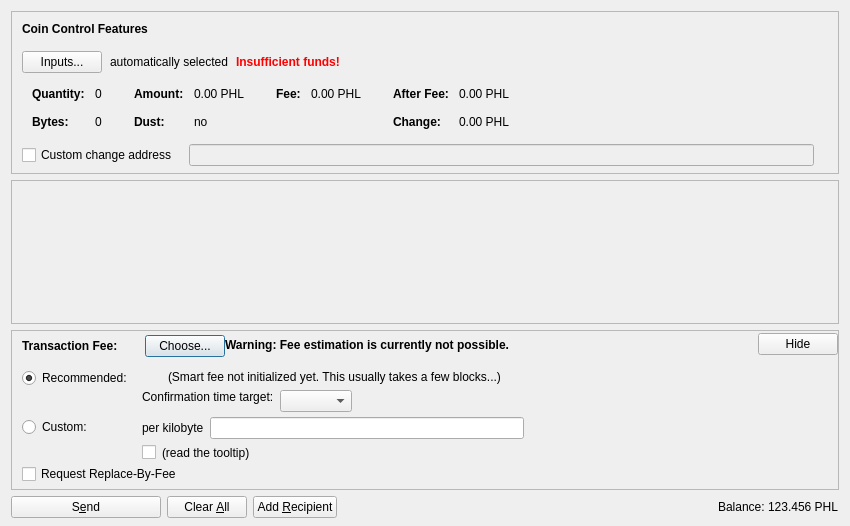
<?xml version="1.0" encoding="UTF-8"?>
<ui version="4.0">
 <class>SendCoinsDialog</class>
 <widget class="QDialog" name="SendCoinsDialog">
  <property name="geometry">
   <rect>
    <x>0</x>
    <y>0</y>
    <width>850</width>
    <height>526</height>
   </rect>
  </property>
  <property name="windowTitle">
   <string>Send Coins</string>
  </property>
  <layout class="QVBoxLayout" name="verticalLayout" stretch="0,1,0,0">
   <property name="bottomMargin">
    <number>8</number>
   </property>
   <item>
    <widget class="QFrame" name="frameCoinControl">
     <property name="sizePolicy">
      <sizepolicy hsizetype="Expanding" vsizetype="Expanding">
       <horstretch>0</horstretch>
       <verstretch>0</verstretch>
      </sizepolicy>
     </property>
     <property name="maximumSize">
      <size>
       <width>16777215</width>
       <height>16777215</height>
      </size>
     </property>
     <property name="frameShape">
      <enum>QFrame::StyledPanel</enum>
     </property>
     <property name="frameShadow">
      <enum>QFrame::Sunken</enum>
     </property>
     <layout class="QVBoxLayout" name="verticalLayoutCoinControl2">
      <property name="spacing">
       <number>0</number>
      </property>
      <property name="leftMargin">
       <number>0</number>
      </property>
      <property name="topMargin">
       <number>0</number>
      </property>
      <property name="rightMargin">
       <number>0</number>
      </property>
      <property name="bottomMargin">
       <number>6</number>
      </property>
      <item>
       <layout class="QVBoxLayout" name="verticalLayoutCoinControl" stretch="0,0,0,0,1">
        <property name="spacing">
         <number>0</number>
        </property>
        <property name="leftMargin">
         <number>10</number>
        </property>
        <property name="topMargin">
         <number>10</number>
        </property>
        <item>
         <layout class="QHBoxLayout" name="horizontalLayoutCoinControl1">
          <property name="bottomMargin">
           <number>15</number>
          </property>
          <item>
           <widget class="QLabel" name="labelCoinControlFeatures">
            <property name="sizePolicy">
             <sizepolicy hsizetype="Preferred" vsizetype="Maximum">
              <horstretch>0</horstretch>
              <verstretch>0</verstretch>
             </sizepolicy>
            </property>
            <property name="font">
             <font>
              <weight>75</weight>
              <bold>true</bold>
             </font>
            </property>
            <property name="styleSheet">
             <string notr="true">font-weight:bold;</string>
            </property>
            <property name="text">
             <string>Coin Control Features</string>
            </property>
           </widget>
          </item>
         </layout>
        </item>
        <item>
         <layout class="QHBoxLayout" name="horizontalLayoutCoinControl2" stretch="0,0,0,0">
          <property name="spacing">
           <number>8</number>
          </property>
          <property name="bottomMargin">
           <number>10</number>
          </property>
          <item>
           <widget class="QPushButton" name="pushButtonCoinControl">
            <property name="styleSheet">
             <string notr="true"/>
            </property>
            <property name="text">
             <string>Inputs...</string>
            </property>
            <property name="autoDefault">
             <bool>false</bool>
            </property>
           </widget>
          </item>
          <item>
           <widget class="QLabel" name="labelCoinControlAutomaticallySelected">
            <property name="text">
             <string>automatically selected</string>
            </property>
            <property name="margin">
             <number>5</number>
            </property>
           </widget>
          </item>
          <item>
           <widget class="QLabel" name="labelCoinControlInsuffFunds">
            <property name="font">
             <font>
              <weight>75</weight>
              <bold>true</bold>
             </font>
            </property>
            <property name="styleSheet">
             <string notr="true">color:red;font-weight:bold;</string>
            </property>
            <property name="text">
             <string>Insufficient funds!</string>
            </property>
            <property name="margin">
             <number>5</number>
            </property>
           </widget>
          </item>
          <item>
           <spacer name="horizontalSpacerCoinControl">
            <property name="orientation">
             <enum>Qt::Horizontal</enum>
            </property>
            <property name="sizeHint" stdset="0">
             <size>
              <width>40</width>
              <height>1</height>
             </size>
            </property>
           </spacer>
          </item>
         </layout>
        </item>
        <item>
         <widget class="QWidget" name="widgetCoinControl" native="true">
          <property name="sizePolicy">
           <sizepolicy hsizetype="Preferred" vsizetype="Preferred">
            <horstretch>0</horstretch>
            <verstretch>0</verstretch>
           </sizepolicy>
          </property>
          <property name="minimumSize">
           <size>
            <width>0</width>
            <height>0</height>
           </size>
          </property>
          <property name="styleSheet">
           <string notr="true"/>
          </property>
          <layout class="QHBoxLayout" name="horizontalLayoutCoinControl5">
           <property name="leftMargin">
            <number>0</number>
           </property>
           <property name="topMargin">
            <number>0</number>
           </property>
           <property name="rightMargin">
            <number>0</number>
           </property>
           <property name="bottomMargin">
            <number>0</number>
           </property>
           <item>
            <layout class="QHBoxLayout" name="horizontalLayoutCoinControl3" stretch="0,0,0,1">
             <property name="spacing">
              <number>20</number>
             </property>
             <property name="topMargin">
              <number>0</number>
             </property>
             <property name="bottomMargin">
              <number>10</number>
             </property>
             <item>
              <layout class="QFormLayout" name="formLayoutCoinControl1">
               <property name="horizontalSpacing">
                <number>10</number>
               </property>
               <property name="verticalSpacing">
                <number>14</number>
               </property>
               <property name="leftMargin">
                <number>10</number>
               </property>
               <property name="topMargin">
                <number>4</number>
               </property>
               <property name="rightMargin">
                <number>6</number>
               </property>
               <item row="0" column="0">
                <widget class="QLabel" name="labelCoinControlQuantityText">
                 <property name="font">
                  <font>
                   <weight>75</weight>
                   <bold>true</bold>
                  </font>
                 </property>
                 <property name="text">
                  <string>Quantity:</string>
                 </property>
                 <property name="margin">
                  <number>0</number>
                 </property>
                </widget>
               </item>
               <item row="0" column="1">
                <widget class="QLabel" name="labelCoinControlQuantity">
                 <property name="cursor">
                  <cursorShape>IBeamCursor</cursorShape>
                 </property>
                 <property name="contextMenuPolicy">
                  <enum>Qt::ActionsContextMenu</enum>
                 </property>
                 <property name="text">
                  <string notr="true">0</string>
                 </property>
                 <property name="margin">
                  <number>0</number>
                 </property>
                 <property name="textInteractionFlags">
                  <set>Qt::LinksAccessibleByMouse|Qt::TextSelectableByKeyboard|Qt::TextSelectableByMouse</set>
                 </property>
                </widget>
               </item>
               <item row="1" column="0">
                <widget class="QLabel" name="labelCoinControlBytesText">
                 <property name="font">
                  <font>
                   <weight>75</weight>
                   <bold>true</bold>
                  </font>
                 </property>
                 <property name="text">
                  <string>Bytes:</string>
                 </property>
                </widget>
               </item>
               <item row="1" column="1">
                <widget class="QLabel" name="labelCoinControlBytes">
                 <property name="cursor">
                  <cursorShape>IBeamCursor</cursorShape>
                 </property>
                 <property name="contextMenuPolicy">
                  <enum>Qt::ActionsContextMenu</enum>
                 </property>
                 <property name="text">
                  <string notr="true">0</string>
                 </property>
                 <property name="textInteractionFlags">
                  <set>Qt::LinksAccessibleByMouse|Qt::TextSelectableByKeyboard|Qt::TextSelectableByMouse</set>
                 </property>
                </widget>
               </item>
              </layout>
             </item>
             <item>
              <layout class="QFormLayout" name="formLayoutCoinControl2">
               <property name="horizontalSpacing">
                <number>10</number>
               </property>
               <property name="verticalSpacing">
                <number>14</number>
               </property>
               <property name="leftMargin">
                <number>6</number>
               </property>
               <property name="topMargin">
                <number>4</number>
               </property>
               <property name="rightMargin">
                <number>6</number>
               </property>
               <item row="0" column="0">
                <widget class="QLabel" name="labelCoinControlAmountText">
                 <property name="font">
                  <font>
                   <weight>75</weight>
                   <bold>true</bold>
                  </font>
                 </property>
                 <property name="text">
                  <string>Amount:</string>
                 </property>
                 <property name="margin">
                  <number>0</number>
                 </property>
                </widget>
               </item>
               <item row="0" column="1">
                <widget class="QLabel" name="labelCoinControlAmount">
                 <property name="cursor">
                  <cursorShape>IBeamCursor</cursorShape>
                 </property>
                 <property name="contextMenuPolicy">
                  <enum>Qt::ActionsContextMenu</enum>
                 </property>
                 <property name="text">
                  <string notr="true">0.00 PHL</string>
                 </property>
                 <property name="textInteractionFlags">
                  <set>Qt::LinksAccessibleByMouse|Qt::TextSelectableByKeyboard|Qt::TextSelectableByMouse</set>
                 </property>
                </widget>
               </item>
               <item row="1" column="0">
                <widget class="QLabel" name="labelCoinControlLowOutputText">
                 <property name="font">
                  <font>
                   <weight>75</weight>
                   <bold>true</bold>
                  </font>
                 </property>
                 <property name="text">
                  <string>Dust:</string>
                 </property>
                </widget>
               </item>
               <item row="1" column="1">
                <widget class="QLabel" name="labelCoinControlLowOutput">
                 <property name="cursor">
                  <cursorShape>IBeamCursor</cursorShape>
                 </property>
                 <property name="contextMenuPolicy">
                  <enum>Qt::ActionsContextMenu</enum>
                 </property>
                 <property name="text">
                  <string notr="true">no</string>
                 </property>
                 <property name="textInteractionFlags">
                  <set>Qt::LinksAccessibleByMouse|Qt::TextSelectableByKeyboard|Qt::TextSelectableByMouse</set>
                 </property>
                </widget>
               </item>
              </layout>
             </item>
             <item>
              <layout class="QFormLayout" name="formLayoutCoinControl3">
               <property name="horizontalSpacing">
                <number>10</number>
               </property>
               <property name="verticalSpacing">
                <number>14</number>
               </property>
               <property name="leftMargin">
                <number>6</number>
               </property>
               <property name="topMargin">
                <number>4</number>
               </property>
               <property name="rightMargin">
                <number>6</number>
               </property>
               <item row="0" column="0">
                <widget class="QLabel" name="labelCoinControlFeeText">
                 <property name="font">
                  <font>
                   <weight>75</weight>
                   <bold>true</bold>
                  </font>
                 </property>
                 <property name="text">
                  <string>Fee:</string>
                 </property>
                 <property name="margin">
                  <number>0</number>
                 </property>
                </widget>
               </item>
               <item row="0" column="1">
                <widget class="QLabel" name="labelCoinControlFee">
                 <property name="cursor">
                  <cursorShape>IBeamCursor</cursorShape>
                 </property>
                 <property name="contextMenuPolicy">
                  <enum>Qt::ActionsContextMenu</enum>
                 </property>
                 <property name="text">
                  <string notr="true">0.00 PHL</string>
                 </property>
                 <property name="textInteractionFlags">
                  <set>Qt::LinksAccessibleByMouse|Qt::TextSelectableByKeyboard|Qt::TextSelectableByMouse</set>
                 </property>
                </widget>
               </item>
              </layout>
             </item>
             <item>
              <layout class="QFormLayout" name="formLayoutCoinControl4">
               <property name="horizontalSpacing">
                <number>10</number>
               </property>
               <property name="verticalSpacing">
                <number>14</number>
               </property>
               <property name="leftMargin">
                <number>6</number>
               </property>
               <property name="topMargin">
                <number>4</number>
               </property>
               <property name="rightMargin">
                <number>6</number>
               </property>
               <item row="0" column="0">
                <widget class="QLabel" name="labelCoinControlAfterFeeText">
                 <property name="font">
                  <font>
                   <weight>75</weight>
                   <bold>true</bold>
                  </font>
                 </property>
                 <property name="text">
                  <string>After Fee:</string>
                 </property>
                 <property name="margin">
                  <number>0</number>
                 </property>
                </widget>
               </item>
               <item row="0" column="1">
                <widget class="QLabel" name="labelCoinControlAfterFee">
                 <property name="cursor">
                  <cursorShape>IBeamCursor</cursorShape>
                 </property>
                 <property name="contextMenuPolicy">
                  <enum>Qt::ActionsContextMenu</enum>
                 </property>
                 <property name="text">
                  <string notr="true">0.00 PHL</string>
                 </property>
                 <property name="textInteractionFlags">
                  <set>Qt::LinksAccessibleByMouse|Qt::TextSelectableByKeyboard|Qt::TextSelectableByMouse</set>
                 </property>
                </widget>
               </item>
               <item row="1" column="0">
                <widget class="QLabel" name="labelCoinControlChangeText">
                 <property name="font">
                  <font>
                   <weight>75</weight>
                   <bold>true</bold>
                  </font>
                 </property>
                 <property name="text">
                  <string>Change:</string>
                 </property>
                </widget>
               </item>
               <item row="1" column="1">
                <widget class="QLabel" name="labelCoinControlChange">
                 <property name="cursor">
                  <cursorShape>IBeamCursor</cursorShape>
                 </property>
                 <property name="contextMenuPolicy">
                  <enum>Qt::ActionsContextMenu</enum>
                 </property>
                 <property name="text">
                  <string notr="true">0.00 PHL</string>
                 </property>
                 <property name="textInteractionFlags">
                  <set>Qt::LinksAccessibleByMouse|Qt::TextSelectableByKeyboard|Qt::TextSelectableByMouse</set>
                 </property>
                </widget>
               </item>
              </layout>
             </item>
            </layout>
           </item>
          </layout>
         </widget>
        </item>
        <item>
         <layout class="QHBoxLayout" name="horizontalLayoutCoinControl4" stretch="0,0,0">
          <property name="spacing">
           <number>12</number>
          </property>
          <property name="sizeConstraint">
           <enum>QLayout::SetDefaultConstraint</enum>
          </property>
          <property name="topMargin">
           <number>5</number>
          </property>
          <property name="rightMargin">
           <number>5</number>
          </property>
          <item>
           <widget class="QCheckBox" name="checkBoxCoinControlChange">
            <property name="toolTip">
             <string>If this is activated, but the change address is empty or invalid, change will be sent to a newly generated address.</string>
            </property>
            <property name="text">
             <string>Custom change address</string>
            </property>
           </widget>
          </item>
          <item>
           <widget class="QValidatedLineEdit" name="lineEditCoinControlChange">
            <property name="enabled">
             <bool>false</bool>
            </property>
            <property name="sizePolicy">
             <sizepolicy hsizetype="Expanding" vsizetype="Fixed">
              <horstretch>0</horstretch>
              <verstretch>0</verstretch>
             </sizepolicy>
            </property>
           </widget>
          </item>
          <item>
           <widget class="QLabel" name="labelCoinControlChangeLabel">
            <property name="sizePolicy">
             <sizepolicy hsizetype="Preferred" vsizetype="Expanding">
              <horstretch>0</horstretch>
              <verstretch>0</verstretch>
             </sizepolicy>
            </property>
            <property name="minimumSize">
             <size>
              <width>0</width>
              <height>0</height>
             </size>
            </property>
            <property name="text">
             <string/>
            </property>
            <property name="margin">
             <number>3</number>
            </property>
           </widget>
          </item>
         </layout>
        </item>
        <item>
         <spacer name="verticalSpacerCoinControl">
          <property name="orientation">
           <enum>Qt::Vertical</enum>
          </property>
          <property name="sizeHint" stdset="0">
           <size>
            <width>800</width>
            <height>1</height>
           </size>
          </property>
         </spacer>
        </item>
       </layout>
      </item>
     </layout>
    </widget>
   </item>
   <item>
    <widget class="QScrollArea" name="scrollArea">
     <property name="widgetResizable">
      <bool>true</bool>
     </property>
     <widget class="QWidget" name="scrollAreaWidgetContents">
      <property name="geometry">
       <rect>
        <x>0</x>
        <y>0</y>
        <width>830</width>
        <height>104</height>
       </rect>
      </property>
      <layout class="QVBoxLayout" name="verticalLayout_2" stretch="0,1">
       <property name="leftMargin">
        <number>0</number>
       </property>
       <property name="topMargin">
        <number>0</number>
       </property>
       <property name="rightMargin">
        <number>0</number>
       </property>
       <property name="bottomMargin">
        <number>0</number>
       </property>
       <item>
        <layout class="QVBoxLayout" name="entries">
         <property name="spacing">
          <number>6</number>
         </property>
        </layout>
       </item>
       <item>
        <spacer name="verticalSpacer">
         <property name="orientation">
          <enum>Qt::Vertical</enum>
         </property>
         <property name="sizeHint" stdset="0">
          <size>
           <width>20</width>
           <height>40</height>
          </size>
         </property>
        </spacer>
       </item>
      </layout>
     </widget>
    </widget>
   </item>
   <item>
    <widget class="QFrame" name="frameFee">
     <property name="sizePolicy">
      <sizepolicy hsizetype="Expanding" vsizetype="Expanding">
       <horstretch>0</horstretch>
       <verstretch>0</verstretch>
      </sizepolicy>
     </property>
     <property name="maximumSize">
      <size>
       <width>16777215</width>
       <height>16777215</height>
      </size>
     </property>
     <property name="frameShape">
      <enum>QFrame::StyledPanel</enum>
     </property>
     <property name="frameShadow">
      <enum>QFrame::Sunken</enum>
     </property>
     <layout class="QVBoxLayout" name="verticalLayoutFee1">
      <property name="spacing">
       <number>0</number>
      </property>
      <property name="leftMargin">
       <number>0</number>
      </property>
      <property name="topMargin">
       <number>0</number>
      </property>
      <property name="rightMargin">
       <number>0</number>
      </property>
      <property name="bottomMargin">
       <number>0</number>
      </property>
      <item>
       <layout class="QVBoxLayout" name="verticalLayoutFee2" stretch="0,0,0">
        <property name="spacing">
         <number>0</number>
        </property>
        <property name="leftMargin">
         <number>10</number>
        </property>
        <property name="topMargin">
         <number>0</number>
        </property>
        <item>
         <layout class="QHBoxLayout" name="horizontalLayoutFee1">
          <property name="bottomMargin">
           <number>0</number>
          </property>
          <item>
           <layout class="QVBoxLayout" name="verticalLayoutFee7">
            <property name="spacing">
             <number>0</number>
            </property>
            <item>
             <spacer name="verticalSpacerSmartFee">
              <property name="orientation">
               <enum>Qt::Vertical</enum>
              </property>
              <property name="sizeType">
               <enum>QSizePolicy::Fixed</enum>
              </property>
              <property name="sizeHint" stdset="0">
               <size>
                <width>1</width>
                <height>4</height>
               </size>
              </property>
             </spacer>
            </item>
            <item>
             <layout class="QHBoxLayout" name="horizontalLayoutSmartFee">
              <property name="spacing">
               <number>10</number>
              </property>
              <item>
               <widget class="QLabel" name="labelFeeHeadline">
                <property name="sizePolicy">
                 <sizepolicy hsizetype="Preferred" vsizetype="Maximum">
                  <horstretch>0</horstretch>
                  <verstretch>0</verstretch>
                 </sizepolicy>
                </property>
                <property name="font">
                 <font>
                  <weight>75</weight>
                  <bold>true</bold>
                 </font>
                </property>
                <property name="styleSheet">
                 <string notr="true">font-weight:bold;</string>
                </property>
                <property name="text">
                 <string>Transaction Fee:</string>
                </property>
               </widget>
              </item>
              <item>
               <widget class="QLabel" name="labelFeeMinimized">
                <property name="text">
                 <string/>
                </property>
               </widget>
              </item>
              <item>
               <widget class="QPushButton" name="buttonChooseFee">
                <property name="text">
                 <string>Choose...</string>
                </property>
               </widget>
              </item>
             </layout>
            </item>
            <item>
             <spacer name="verticalSpacer_5">
              <property name="orientation">
               <enum>Qt::Vertical</enum>
              </property>
              <property name="sizeHint" stdset="0">
               <size>
                <width>1</width>
                <height>1</height>
               </size>
              </property>
             </spacer>
            </item>
           </layout>
          </item>
          <item>
           <widget class="QLabel" name="fallbackFeeWarningLabel">
            <property name="toolTip">
             <string>Using the fallbackfee can result in sending a transaction that will take several hours or days (or never) to confirm. Consider choosing your fee manually or wait until you have validated the complete chain.</string>
            </property>
            <property name="font">
            <font>
                <weight>75</weight>
                <bold>true</bold>
            </font>
            </property>
            <property name="text">
             <string>Warning: Fee estimation is currently not possible.</string>
            </property>
            <property name="wordWrap">
             <bool>false</bool>
            </property>
           </widget>
          </item>
          <item>
           <spacer name="horizontalSpacer_4">
            <property name="orientation">
             <enum>Qt::Horizontal</enum>
            </property>
            <property name="sizeType">
             <enum>QSizePolicy::MinimumExpanding</enum>
            </property>
            <property name="sizeHint" stdset="0">
             <size>
              <width>40</width>
              <height>20</height>
             </size>
            </property>
           </spacer>
          </item>
          <item>
           <widget class="QPushButton" name="buttonMinimizeFee">
            <property name="toolTip">
             <string>collapse fee-settings</string>
            </property>
            <property name="text">
             <string>Hide</string>
            </property>
           </widget>
          </item>
         </layout>
        </item>
        <item>
         <widget class="QFrame" name="frameFeeSelection">
          <layout class="QVBoxLayout" name="verticalLayoutFee12">
           <property name="spacing">
            <number>0</number>
           </property>
           <property name="leftMargin">
            <number>0</number>
           </property>
           <property name="topMargin">
            <number>0</number>
           </property>
           <property name="rightMargin">
            <number>0</number>
           </property>
           <property name="bottomMargin">
            <number>0</number>
           </property>
           <item>
            <layout class="QGridLayout" name="gridLayoutFee">
             <property name="topMargin">
              <number>10</number>
             </property>
             <property name="bottomMargin">
              <number>4</number>
             </property>
             <property name="horizontalSpacing">
              <number>10</number>
             </property>
             <property name="verticalSpacing">
              <number>4</number>
             </property>
             <item row="1" column="1">
              <layout class="QVBoxLayout" name="verticalLayoutFee8">
               <property name="spacing">
                <number>6</number>
               </property>
               <item>
                <layout class="QHBoxLayout" name="horizontalLayoutFee13">
                 <item>
                  <widget class="QLabel" name="labelCustomPerKilobyte">
                   <property name="toolTip">
                    <string>If the custom fee is set to 1000 satoshis and the transaction is only 250 bytes, then &quot;per kilobyte&quot; only pays 250 satoshis in fee, while &quot;total at least&quot; pays 1000 satoshis. For transactions bigger than a kilobyte both pay by kilobyte.</string>
                   </property>
                   <property name="text">
                    <string>per kilobyte</string>
                   </property>
                  </widget>
                 </item>
                 <item>
                  <widget class="placehAmountField" name="customFee"/>
                 </item>
                 <item>
                  <spacer name="horizontalSpacer_6">
                   <property name="orientation">
                    <enum>Qt::Horizontal</enum>
                   </property>
                   <property name="sizeHint" stdset="0">
                    <size>
                     <width>1</width>
                     <height>1</height>
                    </size>
                   </property>
                  </spacer>
                 </item>
                </layout>
               </item>
               <item>
                <layout class="QHBoxLayout" name="horizontalLayoutFee8">
                 <item>
                  <widget class="QCheckBox" name="checkBoxMinimumFee">
                   <property name="toolTip">
                    <string>Paying only the minimum fee is just fine as long as there is less transaction volume than space in the blocks. But be aware that this can end up in a never confirming transaction once there is more demand for placeh transactions than the network can process.</string>
                   </property>
                   <property name="text">
                    <string/>
                   </property>
                  </widget>
                 </item>
                 <item>
                  <widget class="QLabel" name="labelMinFeeWarning">
                   <property name="enabled">
                    <bool>true</bool>
                   </property>
                   <property name="toolTip">
                    <string>Paying only the minimum fee is just fine as long as there is less transaction volume than space in the blocks. But be aware that this can end up in a never confirming transaction once there is more demand for placeh transactions than the network can process.</string>
                   </property>
                   <property name="text">
                    <string>(read the tooltip)</string>
                   </property>
                   <property name="margin">
                    <number>5</number>
                   </property>
                  </widget>
                 </item>
                 <item>
                  <spacer name="horizontalSpacer_2">
                   <property name="orientation">
                    <enum>Qt::Horizontal</enum>
                   </property>
                   <property name="sizeHint" stdset="0">
                    <size>
                     <width>1</width>
                     <height>1</height>
                    </size>
                   </property>
                  </spacer>
                 </item>
                </layout>
               </item>
              </layout>
             </item>
             <item row="0" column="0">
              <layout class="QVBoxLayout" name="verticalLayoutFee4" stretch="0,1">
               <item>
                <widget class="QRadioButton" name="radioSmartFee">
                 <property name="text">
                  <string>Recommended:</string>
                 </property>
                 <property name="checked">
                  <bool>true</bool>
                 </property>
                 <attribute name="buttonGroup">
                  <string notr="true">groupFee</string>
                 </attribute>
                </widget>
               </item>
               <item>
                <spacer name="verticalSpacer_2">
                 <property name="orientation">
                  <enum>Qt::Vertical</enum>
                 </property>
                 <property name="sizeHint" stdset="0">
                  <size>
                   <width>1</width>
                   <height>1</height>
                  </size>
                 </property>
                </spacer>
               </item>
              </layout>
             </item>
             <item row="1" column="0">
              <layout class="QVBoxLayout" name="verticalLayoutFee9" stretch="0,1">
               <item>
                <widget class="QRadioButton" name="radioCustomFee">
                 <property name="text">
                  <string>Custom:</string>
                 </property>
                 <attribute name="buttonGroup">
                  <string notr="true">groupFee</string>
                 </attribute>
                </widget>
               </item>
               <item>
                <spacer name="verticalSpacer_6">
                 <property name="orientation">
                  <enum>Qt::Vertical</enum>
                 </property>
                 <property name="sizeHint" stdset="0">
                  <size>
                   <width>1</width>
                   <height>1</height>
                  </size>
                 </property>
                </spacer>
               </item>
              </layout>
             </item>
             <item row="0" column="1">
              <layout class="QVBoxLayout" name="verticalLayoutFee3" stretch="0,0,1">
               <property name="spacing">
                <number>6</number>
               </property>
               <property name="topMargin">
                <number>2</number>
               </property>
               <item>
                <layout class="QHBoxLayout" name="horizontalLayoutFee12">
                 <item>
                  <widget class="QLabel" name="labelSmartFee">
                   <property name="text">
                    <string/>
                   </property>
                   <property name="margin">
                    <number>2</number>
                   </property>
                  </widget>
                 </item>
                 <item>
                  <widget class="QLabel" name="labelFeeEstimation">
                   <property name="text">
                    <string/>
                   </property>
                  </widget>
                 </item>
                 <item>
                  <widget class="QLabel" name="labelSmartFee2">
                   <property name="text">
                    <string>(Smart fee not initialized yet. This usually takes a few blocks...)</string>
                   </property>
                   <property name="margin">
                    <number>2</number>
                   </property>
                  </widget>
                 </item>
                 <item>
                  <spacer name="horizontalSpacer_5">
                   <property name="orientation">
                    <enum>Qt::Horizontal</enum>
                   </property>
                   <property name="sizeHint" stdset="0">
                    <size>
                     <width>1</width>
                     <height>1</height>
                    </size>
                   </property>
                  </spacer>
                 </item>
                </layout>
               </item>
               <item>
                <layout class="QHBoxLayout" name="horizontalLayoutFee9">
                 <item>
                  <layout class="QVBoxLayout" name="verticalLayoutFee6">
                   <item>
                    <widget class="QLabel" name="labelSmartFee3">
                     <property name="text">
                      <string>Confirmation time target:</string>
                     </property>
                     <property name="margin">
                      <number>2</number>
                     </property>
                    </widget>
                   </item>
                   <item>
                    <spacer name="verticalSpacer_3">
                     <property name="orientation">
                      <enum>Qt::Vertical</enum>
                     </property>
                     <property name="sizeHint" stdset="0">
                      <size>
                       <width>1</width>
                       <height>1</height>
                      </size>
                     </property>
                    </spacer>
                   </item>
                  </layout>
                 </item>
                 <item>
                  <layout class="QVBoxLayout" name="verticalLayoutFee5">
                   <property name="rightMargin">
                    <number>30</number>
                   </property>
                   <item>
                    <layout class="QHBoxLayout" name="horizontalLayoutConfTarget">
                     <property name="bottomMargin">
                      <number>0</number>
                     </property>
                     <item>
                      <widget class="QComboBox" name="confTargetSelector"/>
                     </item>
                     <item>
                      <spacer name="horizontalSpacerConfTarget">
                       <property name="orientation">
                        <enum>Qt::Horizontal</enum>
                       </property>
                       <property name="sizeHint" stdset="0">
                        <size>
                         <width>40</width>
                         <height>20</height>
                        </size>
                       </property>
                      </spacer>
                     </item>
                    </layout>
                   </item>
                  </layout>
                 </item>
                </layout>
               </item>
               <item>
                <spacer name="verticalSpacer_4">
                 <property name="orientation">
                  <enum>Qt::Vertical</enum>
                 </property>
                 <property name="sizeHint" stdset="0">
                  <size>
                   <width>1</width>
                   <height>1</height>
                  </size>
                 </property>
                </spacer>
               </item>
              </layout>
             </item>
            </layout>
           </item>
           <item>
            <widget class="QCheckBox" name="optInRBF">
             <property name="text">
              <string>Request Replace-By-Fee</string>
             </property>
             <property name="toolTip">
              <string>Indicates that the sender may wish to replace this transaction with a new one paying higher fees (prior to being confirmed).</string>
             </property>
            </widget>
           </item>
          </layout>
         </widget>
        </item>
        <item>
         <spacer name="verticalSpacerFee">
          <property name="orientation">
           <enum>Qt::Vertical</enum>
          </property>
          <property name="sizeHint" stdset="0">
           <size>
            <width>40</width>
            <height>5</height>
           </size>
          </property>
         </spacer>
        </item>
       </layout>
      </item>
     </layout>
    </widget>
   </item>
   <item>
    <layout class="QHBoxLayout" name="horizontalLayout">
     <item>
      <widget class="QPushButton" name="sendButton">
       <property name="minimumSize">
        <size>
         <width>150</width>
         <height>0</height>
        </size>
       </property>
       <property name="toolTip">
        <string>Confirm the send action</string>
       </property>
       <property name="text">
        <string>S&amp;end</string>
       </property>
       <property name="icon">
        <iconset resource="../placeh.qrc">
         <normaloff>:/icons/send</normaloff>:/icons/send</iconset>
       </property>
       <property name="autoDefault">
        <bool>false</bool>
       </property>
       <property name="default">
        <bool>false</bool>
       </property>
      </widget>
     </item>
     <item>
      <widget class="QPushButton" name="clearButton">
       <property name="sizePolicy">
        <sizepolicy hsizetype="Minimum" vsizetype="Fixed">
         <horstretch>0</horstretch>
         <verstretch>0</verstretch>
        </sizepolicy>
       </property>
       <property name="toolTip">
        <string>Clear all fields of the form.</string>
       </property>
       <property name="text">
        <string>Clear &amp;All</string>
       </property>
       <property name="icon">
        <iconset resource="../placeh.qrc">
         <normaloff>:/icons/remove</normaloff>:/icons/remove</iconset>
       </property>
       <property name="autoDefault">
        <bool>false</bool>
       </property>
      </widget>
     </item>
     <item>
      <widget class="QPushButton" name="addButton">
       <property name="toolTip">
        <string>Send to multiple recipients at once</string>
       </property>
       <property name="text">
        <string>Add &amp;Recipient</string>
       </property>
       <property name="icon">
        <iconset resource="../placeh.qrc">
         <normaloff>:/icons/add</normaloff>:/icons/add</iconset>
       </property>
       <property name="autoDefault">
        <bool>false</bool>
       </property>
      </widget>
     </item>
     <item>
      <spacer name="horizontalSpacer">
       <property name="orientation">
        <enum>Qt::Horizontal</enum>
       </property>
       <property name="sizeHint" stdset="0">
        <size>
         <width>40</width>
         <height>20</height>
        </size>
       </property>
      </spacer>
     </item>
     <item>
      <layout class="QHBoxLayout" name="horizontalLayout_2">
       <property name="spacing">
        <number>3</number>
       </property>
       <item>
        <widget class="QLabel" name="label">
         <property name="sizePolicy">
          <sizepolicy hsizetype="Preferred" vsizetype="Fixed">
           <horstretch>0</horstretch>
           <verstretch>0</verstretch>
          </sizepolicy>
         </property>
         <property name="text">
          <string>Balance:</string>
         </property>
        </widget>
       </item>
       <item>
        <widget class="QLabel" name="labelBalance">
         <property name="sizePolicy">
          <sizepolicy hsizetype="Preferred" vsizetype="Fixed">
           <horstretch>0</horstretch>
           <verstretch>0</verstretch>
          </sizepolicy>
         </property>
         <property name="cursor">
          <cursorShape>IBeamCursor</cursorShape>
         </property>
         <property name="text">
          <string notr="true">123.456 PHL</string>
         </property>
         <property name="textInteractionFlags">
          <set>Qt::LinksAccessibleByMouse|Qt::TextSelectableByKeyboard|Qt::TextSelectableByMouse</set>
         </property>
        </widget>
       </item>
      </layout>
     </item>
    </layout>
   </item>
  </layout>
 </widget>
 <customwidgets>
  <customwidget>
   <class>QValidatedLineEdit</class>
   <extends>QLineEdit</extends>
   <header>qvalidatedlineedit.h</header>
  </customwidget>
  <customwidget>
   <class>placehAmountField</class>
   <extends>QLineEdit</extends>
   <header>placehamountfield.h</header>
   <container>1</container>
  </customwidget>
 </customwidgets>
 <resources>
  <include location="../placeh.qrc"/>
 </resources>
 <connections/>
 <buttongroups>
  <buttongroup name="groupFee"/>
 </buttongroups>
</ui>
